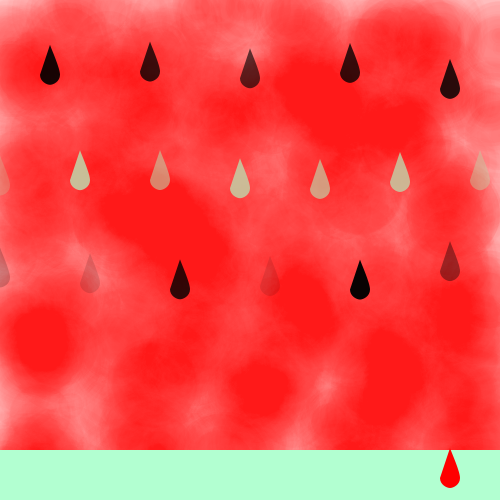
Frame 1 (no input)
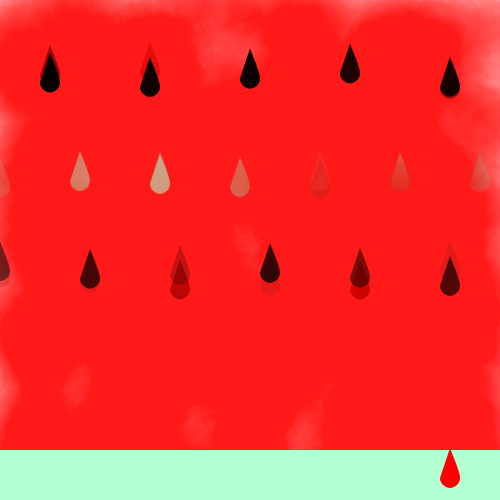
Frame 2 (the mouse pressed at the canvas centre, redrawn once)

The Processing sketch that drew these frames (run headless with seeded random() and noise(); the mouse was pressed at the canvas centre and the sketch redrawn once):

// Processing sketch: processing_11180
// ── processing_11180.pde

void setup() {
  size(500, 500);
  colorMode(HSB, 100);
  background(0, 20, 100);
  smooth();
  noLoop();
}

void draw() {
  //赤
  for(int s = 0 ; s < 450 ; s++){
    drawred(random(width), random(height));
  }
  //種
  noStroke();
  for(int i = 0 ; i < 5 ; i++){
    fill(0, random(50, 100));
    drawSizuku(50+100*i, random(40, 60));
  }
  for(int i = 0 ; i < 7 ; i++){
    fill(20, 20, 80, random(100));
    drawSizuku(0+80*i, random(150, 160));
  }
  for(int i = 0 ; i < 8 ; i++){
    fill(0, random(100));
    drawSizuku(0+90*i, random(240, 260));
  }
  //下
  fill(40, 30, 100);
  rect(0, 450, 500, 500);
  fill(0, 100, 100);
  drawSizuku(450, 448);
}


void drawSizuku(float x, float y) {
  beginShape();
  curveVertex(x, y);
  curveVertex(x, y);
  curveVertex(x+10, y+30);
  curveVertex(x, y+40);
  curveVertex(x-10, y+30);
  curveVertex(x, y);
  endShape(CLOSE);
}
void drawred(float x, float y) {
  for(int i = 0; i < 15; i++){
    noStroke();
    fill(0, 100, 100, 2);
    float d = random(100);
    ellipse(x, y, d, d);
  }
}
